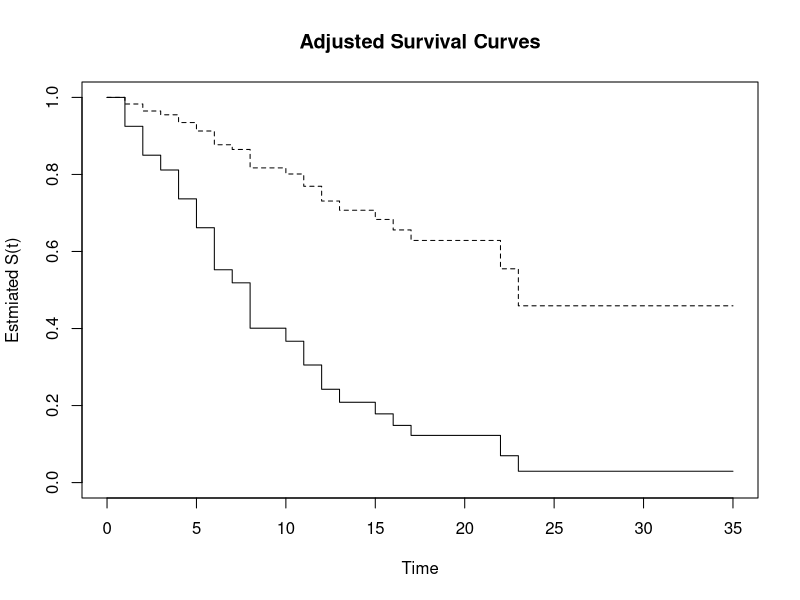

Write R code to recreate this figure.
library(MASS)
head(gehan)
library(survival)
#group(1 = treatment, 1 = relapsed)
#weeks(time of remission)

Treatment = c(0,0,0,0,0,0,0,0,0,0,0,0,0,0,0,0,0,0,0,0,0, 
          1,1,1,1,1,1,1,1,1,1,1,1,1,1,1,1,1,1,1,1,1)
Time = c(1,1,2,2,3,4,4,5,5,8,8,8,8,11,11,12,12,15,17,22,23,
          6,6,6,6,7,9,10,10,11,13,16,17,19,20,22,23,25,32, 32,34,35)
Status = c(1,1,1,1,1,1,1,1,1,1,1,1,1,1,1,1,1,1,1,1,1,
           1,1,1,0,1,0,1,0,0,1,1, 0,0,0,1,1, 0,0,0,0,0)
logWBC = c(2.8, 5, 4.91, 4.48, 4.01, 4.36, 2.42, 3.49, 3.97, 3.52, 3.05, 2.32, 3.26, 3.49, 2.12, 1.5, 3.06, 2.3, 2.95, 2.73, 1.97,
           2.31, 4.06, 3.28, 3.2, 4.43, 2.8, 2.96, 2.7, 2.6, 2.88, 3.6, 2.16, 2.05, 2.01, 2.32, 2.57, 1.78, 2.2, 2.53, 1.47, 1.45)
  
length(Status)

Luek <- as.data.frame(cbind(Time, Status, Treatment, logWBC))
head(Luek)


#Model 1
surv_model = coxph(Surv(Luek$Time, Luek$Status) ~ Treatment, data = Luek, method = "breslow")
summary(surv_model)

surv_model$loglik[2]

#plot
plot(survfit(surv_model, newdata = data.frame(Treatment = c(0,1), logWBC = rep(mean(logWBC),2))), lty = c(1,2), xlab = "Time", ylab = "Estmiated S(t)", main = "Adjusted Survival Curves")

#Model 2
surv_model2 = coxph(Surv(Luek$Time, Luek$Status) ~ Treatment + logWBC, data = Luek, method = "breslow")
summary(surv_model2)

surv_model2$loglik[2]

#plot


#Model 3
surv_model3 = coxph(Surv(Luek$Time, Luek$Status) ~ Treatment * logWBC, data = Luek, method = "breslow")
summary(surv_model3)

surv_model3$loglik[2]

#plot
